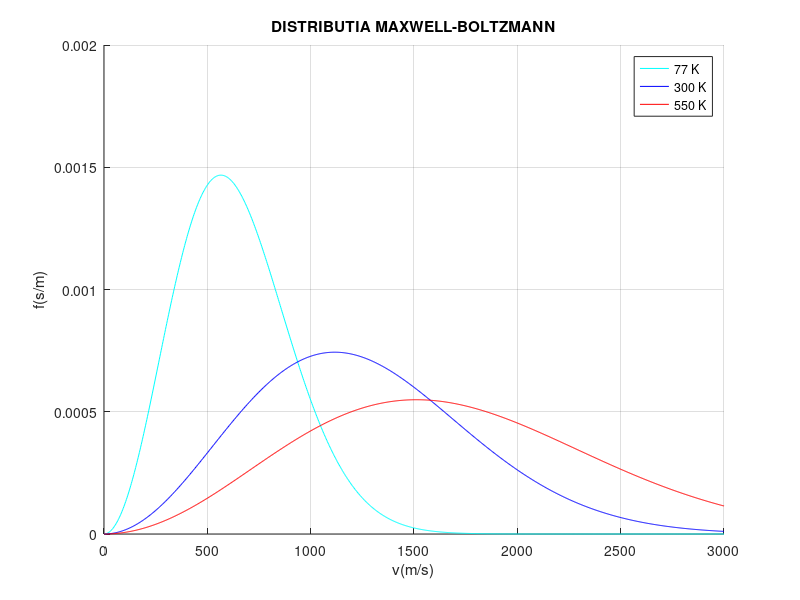

MATLAB code to generate this figure:
%Distributia moleculelor unui gaz ideal dupa modulul vitezei
clc; clear; close all; 
kb=1.38e-23;
miu=4; %Heliu
NA=6.022*10^26;
m0=miu/NA;
T1=77;
T2=300; %Kelvin
T3=550;
vmax=3000; %m/s
v=linspace(0,vmax,1000);
dv=v(2)-v(1);
f1=4*pi*(m0/2/pi/kb/T1)^(3/2)*v.^2.*exp(-m0*v.^2/2/kb/T1);
f2=4*pi*(m0/2/pi/kb/T2)^(3/2)*v.^2.*exp(-m0*v.^2/2/kb/T2);
f3=4*pi*(m0/2/pi/kb/T3)^(3/2)*v.^2.*exp(-m0*v.^2/2/kb/T3);
v1=1500;
v2=2000;
indici=(v>v1)&(v<v2);
p=dv*sum(f1(indici));
disp(p*100);
figure(1);
hold on; 
plot(v,f1,'-c');
plot(v,f2,'-b');
plot(v,f3,'-r');
xlabel('v(m/s)');
ylabel('f(s/m)');
grid;
legend('77 K','300 K','550 K');
title('DISTRIBUTIA MAXWELL-BOLTZMANN');
